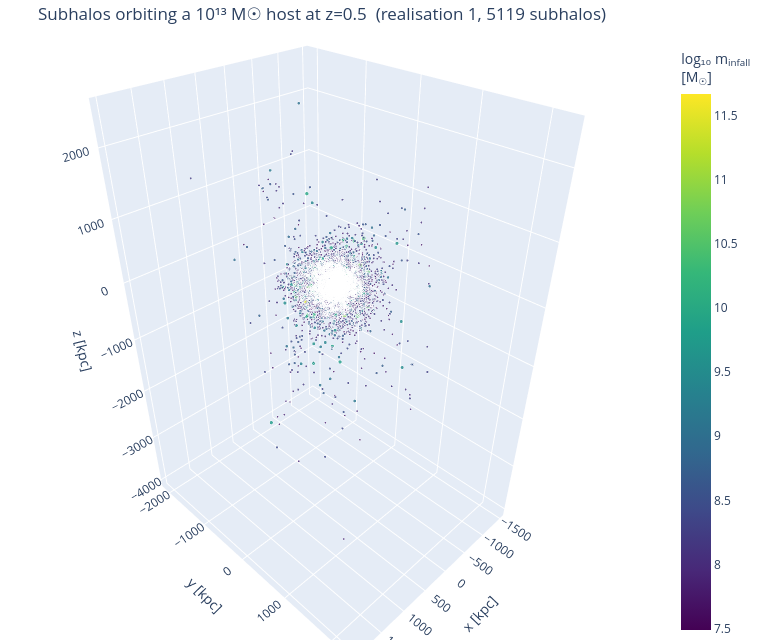

Notebook source saved alongside this figure:
### Markdown cell above
## 6. Interactive 3D view of the subhalo population

Finally, let's *see* the subhalos. The plot below is fully interactive — drag to
rotate, scroll to zoom. Each point is a subhalo, coloured by its infall mass;
the translucent sphere marks the host virial radius. Point size scales with
mass.

### Code cell
import plotly.graph_objects as go

# One host realisation makes the clearest picture; change to see others.
which_tree = np.unique(tree[is_host])[0]
sel3d = is_sub & (tree == which_tree)

xs, ys, zs = x[sel3d], y[sel3d], z[sel3d]
ms = m_infall[sel3d]
logm = np.log10(ms)

# Translucent host virial sphere
u, v = np.mgrid[0:2*np.pi:40j, 0:np.pi:20j]
sx = Rvir_host * np.cos(u) * np.sin(v)
sy = Rvir_host * np.sin(u) * np.sin(v)
sz = Rvir_host * np.cos(v)

fig = go.Figure()
fig.add_trace(go.Surface(x=sx, y=sy, z=sz, opacity=0.12, showscale=False,
                         colorscale=[[0, "gray"], [1, "gray"]], hoverinfo="skip",
                         name="host R_vir"))
fig.add_trace(go.Scatter3d(
    x=xs, y=ys, z=zs, mode="markers",
    marker=dict(size=2 + 4*(logm - logm.min())/(np.ptp(logm) + 1e-9),
                color=logm, colorscale="Viridis", opacity=0.8,
                colorbar=dict(title="log₁₀ m<sub>infall</sub><br>[M<sub>☉</sub>]")),
    text=[f"m_infall = {m:.2e} Msun" for m in ms],
    hovertemplate="%{text}<extra></extra>", name="subhalos"))
fig.update_layout(
    title=f"Subhalos orbiting a 10¹³ M☉ host at z=0.5  (realisation {which_tree}, "
          f"{sel3d.sum()} subhalos)",
    scene=dict(xaxis_title="x [kpc]", yaxis_title="y [kpc]", zaxis_title="z [kpc]",
               aspectmode="data"),
    width=760, height=640, margin=dict(l=0, r=0, t=40, b=0))
fig.show()

### Figure 1 — Plotly figure (JSON) as saved in the notebook; plotly's stock layout.template omitted (floating-point values rounded to 4 significant figures; data arrays with more than 128 entries replaced by an {"elided": "..."} marker saying what was removed)
{"data": [{"colorscale": [[0, "gray"], [1, "gray"]], "hoverinfo": "skip", "name": "host R_vir", "opacity": 0.12, "showscale": false, "type": "surface", "x": {"elided": "40x20 float values"}, "y": {"elided": "40x20 float values"}, "z": {"elided": "40x20 float values"}}, {"hovertemplate": "%{text}<extra></extra>", "marker": {"color": {"elided": "5119 float values"}, "colorbar": {"title": {"text": "log₁₀ m<sub>infall</sub><br>[M<sub>☉</sub>]"}}, "colorscale": [[0.0, "#440154"], [0.1111, "#482878"], [0.2222, "#3e4989"], [0.3333, "#31688e"], [0.4444, "#26828e"], [0.5556, "#1f9e89"], [0.6667, "#35b779"], [0.7778, "#6ece58"], [0.8889, "#b5de2b"], [1.0, "#fde725"]], "opacity": 0.8, "size": {"elided": "5119 float values"}}, "mode": "markers", "name": "subhalos", "text": {"elided": "5119 str values"}, "type": "scatter3d", "x": {"elided": "5119 float values"}, "y": {"elided": "5119 float values"}, "z": {"elided": "5119 float values"}}], "layout": {"height": 640, "margin": {"b": 0, "l": 0, "r": 0, "t": 40}, "scene": {"aspectmode": "data", "xaxis": {"title": {"text": "x [kpc]"}}, "yaxis": {"title": {"text": "y [kpc]"}}, "zaxis": {"title": {"text": "z [kpc]"}}}, "title": {"text": "Subhalos orbiting a 10¹³ M☉ host at z=0.5  (realisation 1, 5119 subhalos)"}, "width": 760}}
